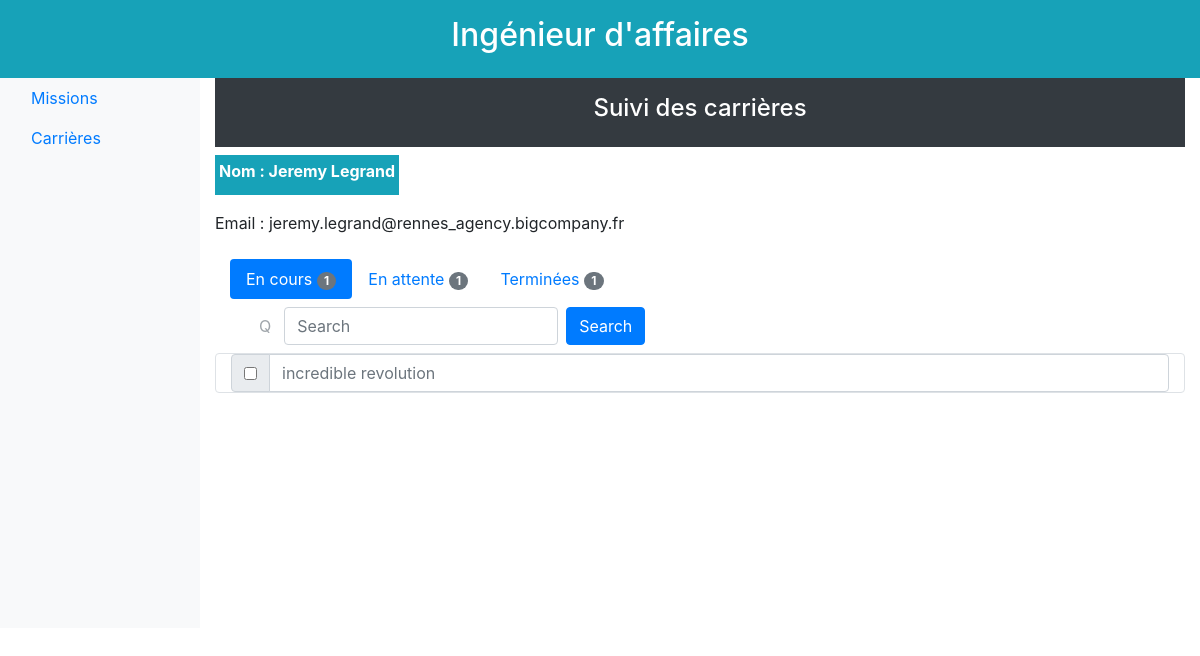
Page /12/affaire/carrieres/2/enCours/ on the committed database.
### database/models.py (models this page shows)
class Ingenieur(db.Model):
    id = db.Column(db.Integer, primary_key=True)
    nom_court = db.Column(db.Text, unique=True) #unique ??
    prenom = db.Column(db.Text)
    nom_famille = db.Column(db.Text)
    site = db.Column(db.Text)
    email = db.Column(db.Text, unique=True)
    taux_journalier = db.Column(db.Float)
    statut = db.Column(db.Text) #a traiter, ajouté par mes soins
    estCommercial = db.Column(db.Boolean) #ajouté par mes soins
    certifications = db.relationship('Certification', backref='ingenieur', lazy='dynamic')
    souhaits = db.relationship('Souhait', backref='ingenieur', lazy='dynamic')
    affectations = db.relationship('Affectation', backref='ingenieur', lazy='dynamic')
    responsabilites_missions = db.relationship('Mission', backref='responsable', lazy='dynamic')

class Mission(db.Model):
    id = db.Column(db.Integer, primary_key=True)
    titre = db.Column(db.String(64), unique=True)
    description = db.Column(db.Text, unique=True)
    effectifs_max = db.Column(db.Integer)
    prix_vente = db.Column(db.Integer)
    statut = db.Column(db.Text)
    date_creation = db.Column(db.DateTime)
    responsable_id = db.Column(db.Integer, db.ForeignKey('ingenieur.id'))
    souhaits = db.relationship('Souhait', backref='mission', lazy='dynamic')
    besoins = db.relationship('Besoin', backref='mission', lazy='dynamic')
    affectations = db.relationship('Affectation', backref='mission', lazy='dynamic')

### app.py (the view)
@app.route('/<id>/affaire/carrieres/<idCarriere>/<etat>/')
def carriere_vue(id, idCarriere, etat):
    engineerObserve = get_engineer_by_id(idCarriere)
    listOfMissionsOnGoing = get_mission_en_cours_of_inge(idCarriere)
    listOfMissionsWaiting = get_mission_en_attente_of_inge(idCarriere)
    listOfMissionsClosed = get_mission_termine_of_inge(idCarriere)
    if (etat == "enCours"):
        listToShow = listOfMissionsOnGoing
    elif (etat == "termine"):
        listToShow = listOfMissionsClosed
    elif (etat == "enAttente"):
        listToShow = listOfMissionsWaiting
    else:
        error_page_404("tab doesn't exist")
    return render_template("homepage_affaire_carriere_vue_grille.html.jinja2",
                           id=id,
                           etat=etat,
                           engineerObserveFirstName=engineerObserve.prenom,
                           engineerObserveLastName=engineerObserve.nom_famille,
                           engineerObserveEmail=engineerObserve.email,
                           idCarriere=idCarriere
                           , listOfMissionsOnGoingLength=len(listOfMissionsOnGoing)
                           , listOfMissionsWaitingLength=len(listOfMissionsWaiting)
                           , listOfMissionsClosedLength=len(listOfMissionsClosed)
                           , listToShow=listToShow)

### database/functions.py (called while the page is built)
def get_mission_by_id(mission_id):
    return Mission.query.filter_by(id=mission_id).first()

def get_engineer_by_id(engineer_id):
    return Ingenieur.query.filter_by(id=engineer_id).first()

def get_mission_en_cours_of_inge(inge_id): #def de clore avec ouverte
    inge = get_engineer_by_id(inge_id)
    id_missions = [a.mission_id for a in list(inge.affectations)]
    missions = [get_mission_by_id(id) for id in id_missions]
    missions_en_cours = []
    for m in missions:
        affectations = get_all_affectations_inge_mission(inge_id, m.id)
        ajouter = False
        for a in affectations:
            if a.date_fin >= datetime.now():
               ajouter = True
        if ajouter:
            missions_en_cours.append(m)
    return missions_en_cours

def get_mission_termine_of_inge(inge_id): #def de clore avec ouverte
    inge = get_engineer_by_id(inge_id)
    id_missions = [a.mission_id for a in list(inge.affectations)]
    missions = [get_mission_by_id(id) for id in id_missions]
    missions_termines = []
    for m in missions:
        affectations = get_all_affectations_inge_mission(inge_id, m.id)
        ajouter = True
        for a in affectations:
            if a.date_fin >= datetime.now():
               ajouter = False
        if ajouter:
            missions_termines.append(m)
    return missions_termines

def get_mission_en_attente_of_inge(inge_id):
    souhaits = [s.mission_id for s in Souhait.query.filter_by(ingenieur_id=inge_id).all()]
    missions = [get_mission_by_id(id) for id in souhaits]
    return missions

def get_all_affectations_inge_mission(inge_id, mission_id):
    return Affectation.query.filter_by(ingenieur_id=inge_id, mission_id=mission_id).all()

### templates/homepage_affaire_carriere_vue_grille.html.jinja2
{% extends "homepage_affaire_carriere_vue.html.jinja2" %}
{% block gridMission %}
    <div class="d-flex flex-column">
    <form>
        {% for mission in listToShow %}
            <div class="input-group">
                <div class="input-group-prepend">
                    <div class="input-group-text">
                        <input type="checkbox">
                    </div>
                </div>
                <input type="text" class="form-control" placeholder="{{ mission.titre }}">
            </div>
        {% endfor %}
    </form>
    </div>
{% endblock %}

### templates/homepage_affaire_carriere_vue.html.jinja2
{% extends "homepage_affaire.html.jinja2" %}
{% block body %}
    <div class="p-3 mb-2 bg-dark text-white size-6 font-weight-bold text-center">
         <h4>Suivi des carri&egrave;res</h4>
    </div>
    <div class="d-flex flex-column">
        <div class="d-flex flex-inline">
            <div class="mb-3 p-1 bg-info text-white size-6 font-weight-bold ">
                <label for="Name">Nom :</label>
                <span>{{ engineerObserveFirstName }} {{ engineerObserveLastName }}</span>
            </div>
        </div>
        <div class="row">
            <div class="col-md-6 mb-3">
                <label for="Name">Email :</label>
                <span>{{ engineerObserveEmail }}</span>
            </div>
        </div>
    </div>
    <div class="row">
        <div class="col-sm-9">
            <div class="container">
                <ul class="nav nav-pills" role="tablist">
                    <li class="nav-item">
                        <a class="nav-link {% if etat == "enCours" %}active{% endif %}" href="/{{ id }}/affaire/carrieres/{{ idCarriere }}/enCours/">
                            En cours
                            <span class="badge badge-secondary badge-pill">{{ listOfMissionsOnGoingLength }}</span>
                        </a>
                    </li>
                    <li class="nav-item">
                        <a class="nav-link {% if etat == "enAttente" %}active{% endif %}" href="/{{ id }}/affaire/carrieres/{{ idCarriere }}/enAttente/">
                            En attente
                            <span class="badge badge-secondary badge-pill">{{ listOfMissionsWaitingLength }}</span>
                        </a>
                    </li>
                    <li class="nav-item">
                        <a class="nav-link {% if etat == "termine" %}active{% endif %}" href="/{{ id }}/affaire/carrieres/{{ idCarriere }}/termine/">
                            Termin&eacute;es
                            <span class="badge badge-secondary badge-pill">{{ listOfMissionsClosedLength }}</span>
                        </a>
                    </li>
                </ul>
            </div>
            <div class="container">
                <nav class="navbar navbar-expand-sm bg navbar">
                    <form class="form-inline" action="/TODO.php">
                        <button type="button" class="btn btn-link" disabled>Q</button>
                        <input class="form-control mr-sm-2" type="text" placeholder="Search">
                        <button class="btn btn-primary" type="submit">Search</button>
                    </form>
                </nav>
            </div>
        </div>
    </div>
    <div class="container rounded border">
        {% block gridMission %}
        {% endblock %}
    </div>
{% endblock %}

### rows in the picture
Ingenieur: prenom "Jeremy", nom_famille "Legrand", email "jeremy.legrand@rennes_agency.bigcompany.fr"
Mission: titre "incredible revolution"

### other values in the picture
{{ listOfMissionsOnGoingLength }} "1"
{{ listOfMissionsWaitingLength }} "1"
{{ listOfMissionsClosedLength }} "1"
